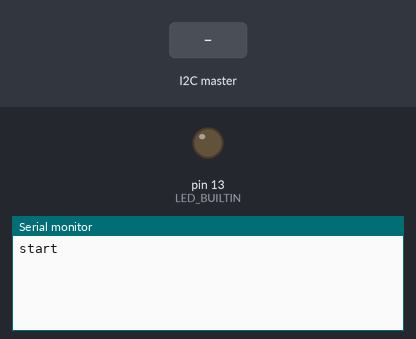
Simulated run of this sketch. Board: Arduino Uno, built with avr-gcc and run on an emulated ATmega328P. Parts: output pins drawn as LEDs (lit = HIGH), the last lines printed to the serial monitor. The test bench sets the inputs (shaded band).

Above: at 1.2 s.
1.3 s: the I2C master sends the byte 1
At 1.8 s:
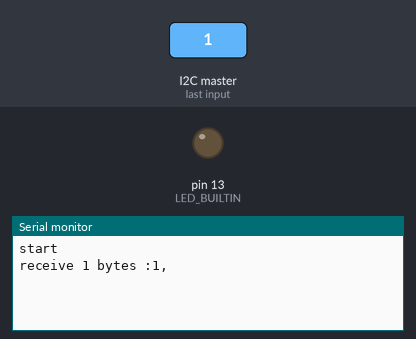
2.8 s: the I2C master sends the byte 90
At 4.0 s:
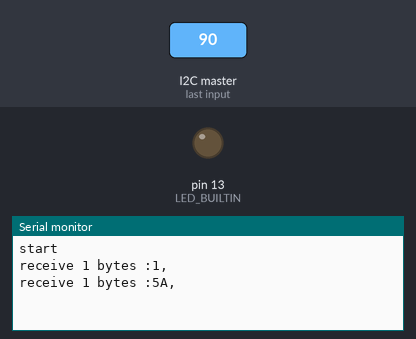
4.3 s: the I2C master sends the byte 200
At 5.3 s:
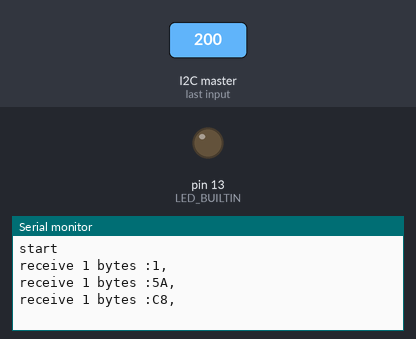

The sketch:

I2Cslave1.ino
```cpp
/*
 * chirimen BLE/RPi I2C test slave
 */
 #include <Wire.h>

unsigned char rcvBuff[256];
unsigned char sndBuff[16] = {1,2,3,4,5,6,7,8,9,10,11,12,13,14,15,16};
int rcv_len;

void setup() {
  pinMode(LED_BUILTIN, OUTPUT);
  digitalWrite(LED_BUILTIN, HIGH);

  Wire.begin(0x10);               // join i2c bus with address 0x10
  Wire.onReceive(receiveEvent);   // I2C write
  Wire.onRequest(requestEvent);   // I2C read

  Serial.begin(115200);            // start serial for output
  Serial.println("start");       // print the character

  // finish
  digitalWrite(LED_BUILTIN, LOW);
}


void requestEvent() { // I2C read
  digitalWrite(LED_BUILTIN, HIGH);
  Serial.print("send");
  int size = Wire.write((char*)sndBuff);
//  Serial.print(size);
//  Serial.print(" bytes");
  Serial.println("");
}

void receiveEvent(int howMany) {
  int rdCount = 0;
  digitalWrite(LED_BUILTIN, HIGH);
  while (0 < Wire.available()) { // loop through all but the last
    rcvBuff[rdCount++] = Wire.read(); // receive byte as a character
  }
  Serial.print("receive ");
  Serial.print(rdCount);
  Serial.print(" bytes :");

  for (int i=0;i<rdCount;i++) {
    Serial.print(rcvBuff[i],HEX);
    Serial.print(",");
  }
  Serial.println("");
}

void loop() {
//  digitalWrite(LED_BUILTIN, HIGH);
  delay(100);
  digitalWrite(LED_BUILTIN, LOW);
//  delay(500);
}
```

Measured:
- after the input at 1.3 s, the serial monitor: prints a new line at once (image 1)
- after the input at 2.8 s, the serial monitor: prints a new line at once (image 2)
- after the input at 4.3 s, the serial monitor: prints a new line at once (image 3)
